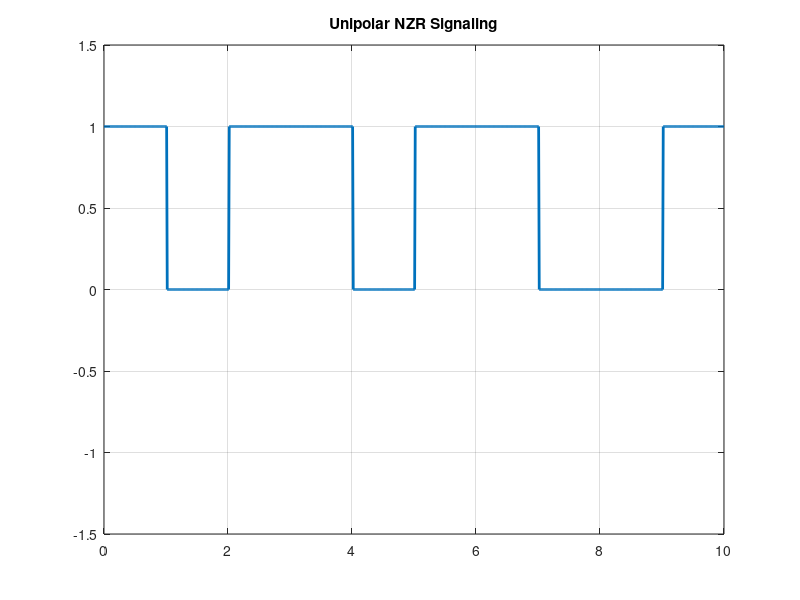

Recreate this plot in MATLAB.
%Unipolar Non Return to Zero Line Coding
clc;
clear all;
close all;
N=10;
%Number of bits
n = [1 0 1 1 0 1 1 0 0 1 ]
% n=randi([0,1],1,N) %Random bit generation
%Mapping Function
for m=1:N
    if n(m)==1
        nn(m)=1;
    else
        nn(m)=0;
    end
end
nn
%Signal Shaping
i=1;
t=0:0.01:length(n); %100 Times duration set up for a single binary bit
for j=1:length(t) %Indexing set-up for time duration
    if t(j)<=i %Binary input data index Check-up Condition
        y(j)=nn(i); %Assign value from the mapping function
    else
        y(j)=nn(i);
        i=i+1;
        %Binary input data index increment
    end
end
plot(t,y, 'linewidth',2);
axis([0,N,-1.5,1.5]); %Axis set-up
grid on;
title('Unipolar NZR Signaling');